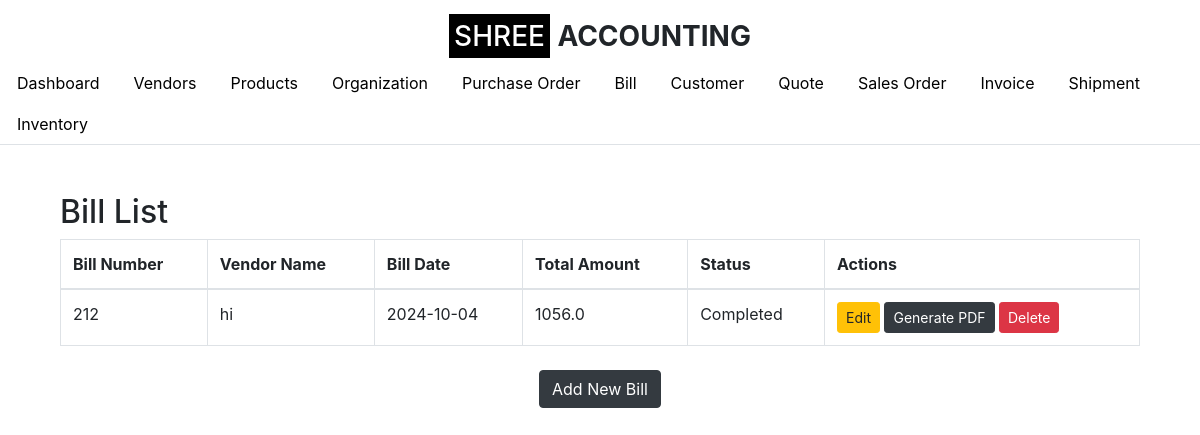
Page /bill_list (signed in) on the earlier database version.
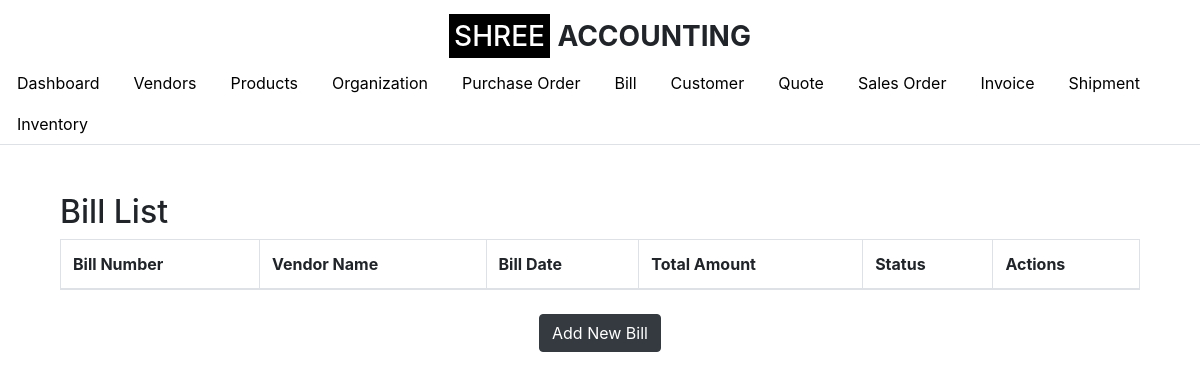
Same page on the later database version.
### app.py (models this page shows)
class Bill(db.Model):
    id = db.Column(db.Integer, primary_key=True)
    bill_number = db.Column(db.String(50), nullable=False)
    purchase_order_id = db.Column(db.Integer, db.ForeignKey('purchase_order.id'), nullable=False)
    bill_date = db.Column(db.Date, nullable=False)
    total_amount = db.Column(db.Float, nullable=False)
    status = db.Column(db.String(50), nullable=False)
    purchase_order = db.relationship('PurchaseOrder', backref=db.backref('bills', lazy=True))

class Vendor(db.Model):
    id = db.Column(db.Integer, primary_key=True)
    vendor_name = db.Column(db.String(100), nullable=False)
    company_name = db.Column(db.String(100), nullable=False)
    email_id = db.Column(db.String(100), nullable=False)
    phone_number = db.Column(db.String(15), nullable=False)
    address = db.Column(db.String(255), nullable=False)
    organization_id = db.Column(db.Integer, db.ForeignKey('organization.id'), nullable=False)
    organization = db.relationship('Organization', backref=db.backref('vendors', lazy=True))

### app.py (the view)
    def wrap(*args, **kwargs):
        if 'logged_in' in session:
            return f(*args, **kwargs)
        else:
            flash('Please log in first.', 'warning')
            return redirect(url_for('login'))

### app.py (called while the page is built)
def login_required(f):
    def wrap(*args, **kwargs):
        if 'logged_in' in session:
            return f(*args, **kwargs)
        else:
            flash('Please log in first.', 'warning')
            return redirect(url_for('login'))
    wrap.__name__ = f.__name__
    return wrap

@app.route('/bill_list')
@login_required
def bill_list():
    organization_id = session.get('organization_id')
    bills = Bill.query.join(PurchaseOrder).join(Vendor).filter(Vendor.organization_id == organization_id).all()
    return render_template('bill_list.html', bills=bills, show_logo=True, active_tab='bill_list')

### templates/bill_list.html (shortened to what this page needs)
{% extends "base.html" %}
{% block content %}
<div class="container mt-5">
    <h2>Bill List</h2>
    <table class="table table-bordered">
        <thead>
            <tr>
                <th>Bill Number</th>
                <th>Vendor Name</th>
                <th>Bill Date</th>
                <th>Total Amount</th>
                <th>Status</th>
                <th>Actions</th>
            </tr>
        </thead>
        <tbody>
            {% for bill in bills %}
            <tr>
                <td>{{ bill.bill_number }}</td>
                <td>{{ bill.purchase_order.vendor.vendor_name }}</td>
                <td>{{ bill.bill_date }}</td>
                <td>{{ bill.total_amount }}</td>
                <td>{{ bill.status }}</td>
                <td>
                    <a href="/edit_bill/{{ bill.id }}" class="btn btn-warning btn-sm">Edit</a>
                    <a href="/generate_bill_pdf/{{ bill.id }}" class="btn btn-dark btn-sm">Generate PDF</a>
                    <form action="/delete_bill/{{ bill.id }}" method="POST" style="display:inline-block;">
                        <button type="submit" class="btn btn-danger btn-sm">Delete</button>
                    </form>
                </td>
            </tr>
            {% endfor %}
        </tbody>
    </table>
    <div class="text-center mt-4">
        <a href="/create_bill" class="btn btn-dark">Add New Bill</a>
    </div>
</div>
{% endblock %}

Differences in the rows shown:
removed Bill: bill_number "212", purchase_order.vendor.vendor_name "hi", bill_date "2024-10-04", total_amount "1056.0", status "Completed"
